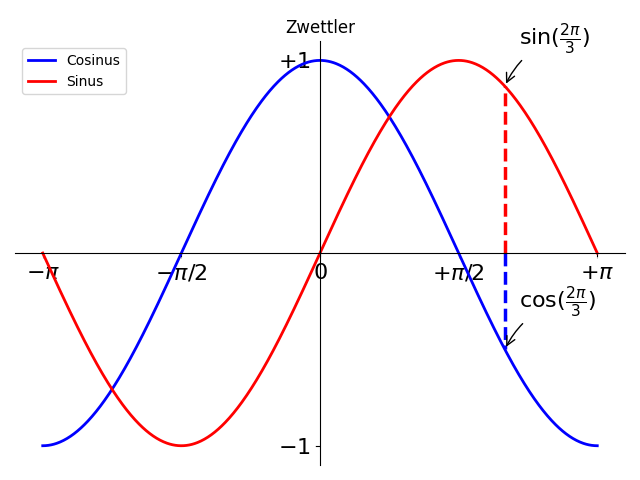

The Python source for this figure:
import numpy as np
import matplotlib.pyplot as plt

# Daten
x = np.linspace(-np.pi , np.pi, 800)
y_sin = np.sin(x)
y_cos = np.cos(x)

fig, ax = plt.subplots()

# Plot
plt.plot(x, y_cos, color="blue", linewidth=2, label="Cosinus")
plt.plot(x, y_sin, color="red", linewidth=2, label="Sinus")

# Titel und Legende
plt.title("Zwettler")
plt.legend(loc="upper left")

#achsen
ax.spines['left'].set_position('center')   # y-Achse durch 0
ax.spines['bottom'].set_position('center') # x-Achse durch 0
ax.spines['right'].set_color('none')
ax.spines['top'].set_color('none')

#achsenbeschriftung
plt.xticks([-np.pi, -np.pi/2, 0, np.pi/2, np.pi],
       [r'$-\pi$', r'$-\pi/2$', r'$0$', r'$+\pi/2$', r'$+\pi$'])
plt.yticks([-1,1],
        [r'$-1$', r'$+1$'])

#makierung bei sin((2*pi)/2)
wert = (2 * np.pi) / 3
plt.plot([wert, wert], [0, np.cos(wert)], color='blue', linewidth=2.5, linestyle="--")
plt.plot([wert, wert], [0, np.sin(wert)], color='red', linewidth=2.5, linestyle="--")

#punktbeschriftung
plt.annotate(r'$\sin(\frac{2\pi}{3})$',
             xy=(wert, np.sin(wert)), xycoords='data',
             xytext=(+10, +30), textcoords='offset points', fontsize=16,
             arrowprops=dict(arrowstyle="->", connectionstyle="arc3,rad=.2"))

plt.annotate(r'$\cos(\frac{2\pi}{3})$',
             xy=(wert, np.cos(wert)), xycoords='data',
             xytext=(+10, +30), textcoords='offset points', fontsize=16,
             arrowprops=dict(arrowstyle="->", connectionstyle="arc3,rad=.2"))

# Beschriftung hervorheben
for label in ax.get_xticklabels() + ax.get_yticklabels():
    label.set_fontsize(16)
    label.set_bbox(dict(facecolor='white', edgecolor='None', alpha=0.65))


# Layout
plt.tight_layout()
plt.show()
